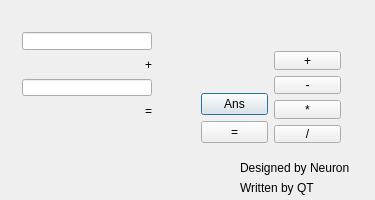
<?xml version="1.0" encoding="UTF-8"?>
<ui version="4.0">
 <class>Dialog</class>
 <widget class="QDialog" name="Dialog">
  <property name="geometry">
   <rect>
    <x>0</x>
    <y>0</y>
    <width>375</width>
    <height>200</height>
   </rect>
  </property>
  <property name="windowTitle">
   <string>计算器</string>
  </property>
  <widget class="QLabel" name="label_5">
   <property name="geometry">
    <rect>
     <x>240</x>
     <y>160</y>
     <width>111</width>
     <height>16</height>
    </rect>
   </property>
   <property name="toolTip">
    <string>&lt;html&gt;&lt;head/&gt;&lt;body&gt;&lt;p&gt;liziyuan123456@yeah.net&lt;/p&gt;&lt;/body&gt;&lt;/html&gt;</string>
   </property>
   <property name="text">
    <string>Designed by Neuron</string>
   </property>
  </widget>
  <widget class="QLabel" name="label_6">
   <property name="geometry">
    <rect>
     <x>240</x>
     <y>180</y>
     <width>101</width>
     <height>16</height>
    </rect>
   </property>
   <property name="text">
    <string>Written by QT</string>
   </property>
  </widget>
  <widget class="QWidget" name="">
   <property name="geometry">
    <rect>
     <x>11</x>
     <y>21</y>
     <width>152</width>
     <height>132</height>
    </rect>
   </property>
   <layout class="QVBoxLayout" name="verticalLayout">
    <item>
     <widget class="QLineEdit" name="lineEdit"/>
    </item>
    <item>
     <layout class="QHBoxLayout" name="horizontalLayout_2">
      <item>
       <spacer name="horizontalSpacer">
        <property name="orientation">
         <enum>Qt::Horizontal</enum>
        </property>
        <property name="sizeHint" stdset="0">
         <size>
          <width>108</width>
          <height>20</height>
         </size>
        </property>
       </spacer>
      </item>
      <item>
       <widget class="QLabel" name="label">
        <property name="text">
         <string>+</string>
        </property>
       </widget>
      </item>
     </layout>
    </item>
    <item>
     <widget class="QLineEdit" name="lineEdit_2"/>
    </item>
    <item>
     <layout class="QHBoxLayout" name="horizontalLayout">
      <item>
       <spacer name="horizontalSpacer_2">
        <property name="orientation">
         <enum>Qt::Horizontal</enum>
        </property>
        <property name="sizeHint" stdset="0">
         <size>
          <width>98</width>
          <height>20</height>
         </size>
        </property>
       </spacer>
      </item>
      <item>
       <widget class="QLabel" name="label_2">
        <property name="text">
         <string>=</string>
        </property>
       </widget>
      </item>
     </layout>
    </item>
    <item>
     <layout class="QHBoxLayout" name="horizontalLayout_3">
      <item>
       <spacer name="horizontalSpacer_3">
        <property name="orientation">
         <enum>Qt::Horizontal</enum>
        </property>
        <property name="sizeHint" stdset="0">
         <size>
          <width>88</width>
          <height>20</height>
         </size>
        </property>
       </spacer>
      </item>
      <item>
       <widget class="QLabel" name="label_3">
        <property name="text">
         <string/>
        </property>
       </widget>
      </item>
     </layout>
    </item>
   </layout>
  </widget>
  <widget class="QWidget" name="">
   <property name="geometry">
    <rect>
     <x>190</x>
     <y>40</y>
     <width>162</width>
     <height>114</height>
    </rect>
   </property>
   <layout class="QHBoxLayout" name="horizontalLayout_4">
    <item>
     <layout class="QVBoxLayout" name="verticalLayout_2">
      <item>
       <spacer name="verticalSpacer_2">
        <property name="orientation">
         <enum>Qt::Vertical</enum>
        </property>
        <property name="sizeHint" stdset="0">
         <size>
          <width>20</width>
          <height>40</height>
         </size>
        </property>
       </spacer>
      </item>
      <item>
       <widget class="QPushButton" name="pushButton_6">
        <property name="text">
         <string>Ans</string>
        </property>
       </widget>
      </item>
      <item>
       <widget class="QPushButton" name="pushButton_5">
        <property name="text">
         <string>=</string>
        </property>
       </widget>
      </item>
     </layout>
    </item>
    <item>
     <layout class="QVBoxLayout" name="verticalLayout_3">
      <item>
       <widget class="QPushButton" name="pushButton">
        <property name="text">
         <string>+</string>
        </property>
       </widget>
      </item>
      <item>
       <widget class="QPushButton" name="pushButton_2">
        <property name="text">
         <string>-</string>
        </property>
       </widget>
      </item>
      <item>
       <widget class="QPushButton" name="pushButton_3">
        <property name="text">
         <string>*</string>
        </property>
       </widget>
      </item>
      <item>
       <widget class="QPushButton" name="pushButton_4">
        <property name="text">
         <string>/</string>
        </property>
       </widget>
      </item>
     </layout>
    </item>
   </layout>
  </widget>
  <zorder>lineEdit</zorder>
  <zorder>label</zorder>
  <zorder>lineEdit_2</zorder>
  <zorder>label_2</zorder>
  <zorder>label_3</zorder>
  <zorder>horizontalSpacer</zorder>
  <zorder>horizontalSpacer_2</zorder>
  <zorder>horizontalSpacer_3</zorder>
  <zorder></zorder>
  <zorder>pushButton</zorder>
  <zorder>pushButton_2</zorder>
  <zorder>pushButton_3</zorder>
  <zorder>pushButton_4</zorder>
  <zorder>pushButton_5</zorder>
  <zorder>pushButton_6</zorder>
  <zorder>verticalSpacer_2</zorder>
  <zorder>label_5</zorder>
  <zorder>label_6</zorder>
 </widget>
 <layoutdefault spacing="6" margin="11"/>
 <tabstops>
  <tabstop>lineEdit</tabstop>
  <tabstop>lineEdit_2</tabstop>
  <tabstop>pushButton_5</tabstop>
  <tabstop>pushButton</tabstop>
  <tabstop>pushButton_2</tabstop>
  <tabstop>pushButton_3</tabstop>
  <tabstop>pushButton_4</tabstop>
  <tabstop>pushButton_6</tabstop>
 </tabstops>
 <resources/>
 <connections/>
</ui>
